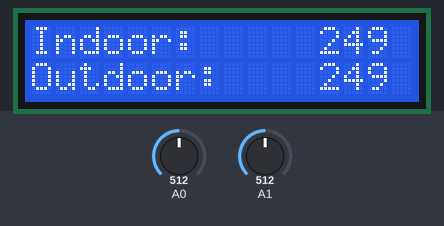
A sketch run on a simulated Arduino Uno, built with avr-gcc and run on an emulated ATmega328P. On the bench: 16×2 character LCD. The inputs (shaded band) are chosen by the test bench; at power-on: A0 = 512, A1 = 512.

Above: at 1.2 s.
1.3 s: A0 set to 716
At 2.2 s:
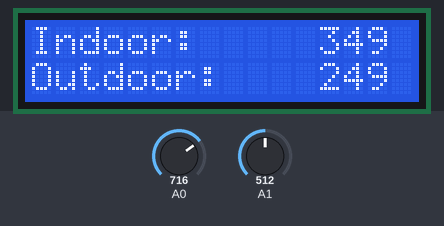
2.8 s: A1 set to 716
At 3.4 s:
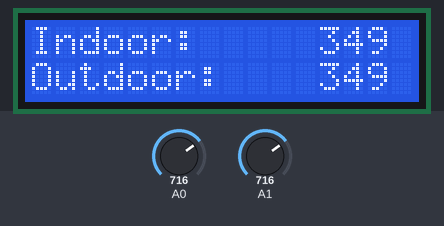
4.3 s: A0 set to 900
At 5.5 s:
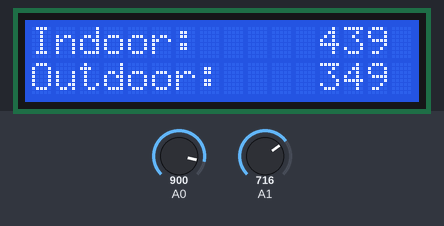
5.8 s: A1 set to 900
At 6.9 s:
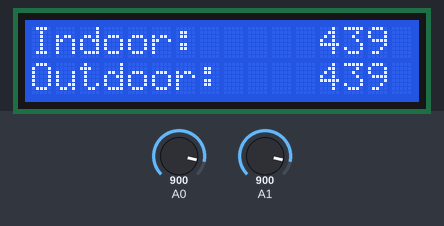
7.3 s: A0 set to 1023
At 8.0 s:
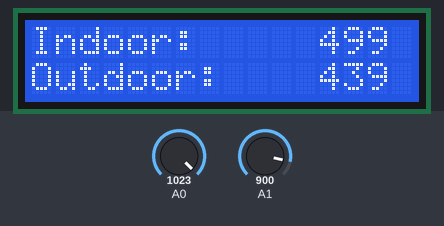
8.8 s: A1 set to 1023
At 9.1 s:
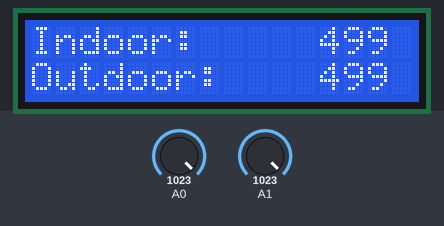
Timing chart, 0 to 11.3 s (numbered marks = the images above; inputs shaded):
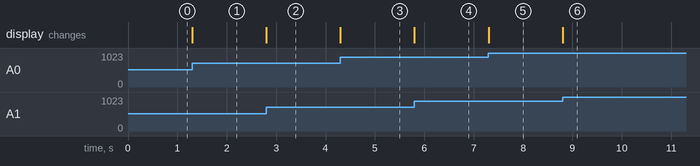

Measured:
- after the input at 1.3 s, the display: changes at once (image 1)
- after the input at 2.8 s, the display: changes at once (image 2)
- after the input at 4.3 s, the display: changes at once (image 3)
- after the input at 5.8 s, the display: changes at once (image 4)
- after the input at 7.3 s, the display: changes at once (image 5)
- after the input at 8.8 s, the display: changes at once (image 6)

The sketch:

LCD_dual_line_temperature.ino
```cpp
/*****************************************
 LiquidCrystal Library - Temperature
 Demonstrates the use a 16x2 LCD display.
 This sketch prints "Indoor" and "Outdoor" to the LCD
 and shows the temperatures.

  The circuit:
 * LCD RS pin to digital pin 12
 * LCD En pin to digital pin 11
 * LCD D4 pin to digital pin 5
 * LCD D5 pin to digital pin 4
 * LCD D6 pin to digital pin 3
 * LCD D7 pin to digital pin 2
 * LCD R/W pin to ground
 * Variable resistor wiper to LCD VO pin (pin 3)

 Adapted from code written by David A. Mellis
 Modified by Limor Fried, Tom Igoe, Bob Davis
 ****************************************/

// include the library code:
#include <LiquidCrystal.h>

// initialize the library with interface pin #'s
LiquidCrystal lcd(12, 11, 5, 4, 3, 2);

void setup() {
  // set up the LCD's number of columns and rows:
  lcd.begin(16, 2);
  // Print the text to the LCD.
  lcd.setCursor(0, 0);
  lcd.print("Indoor:");
  lcd.setCursor(0, 1);
  lcd.print("Outdoor:");
}

void loop() {
  // set the cursor to column 12 of line 0
  lcd.setCursor(12, 0);
  int Temperature=analogRead(A0)/2.05;
  // print the temperature:
  lcd.print(Temperature);
  // set the cursor to column 12 of line 1
  lcd.setCursor(12, 1);
  int Temperature2=analogRead(A1)/2.05;
  // print the temperature:
  lcd.print(Temperature2);
}
```
